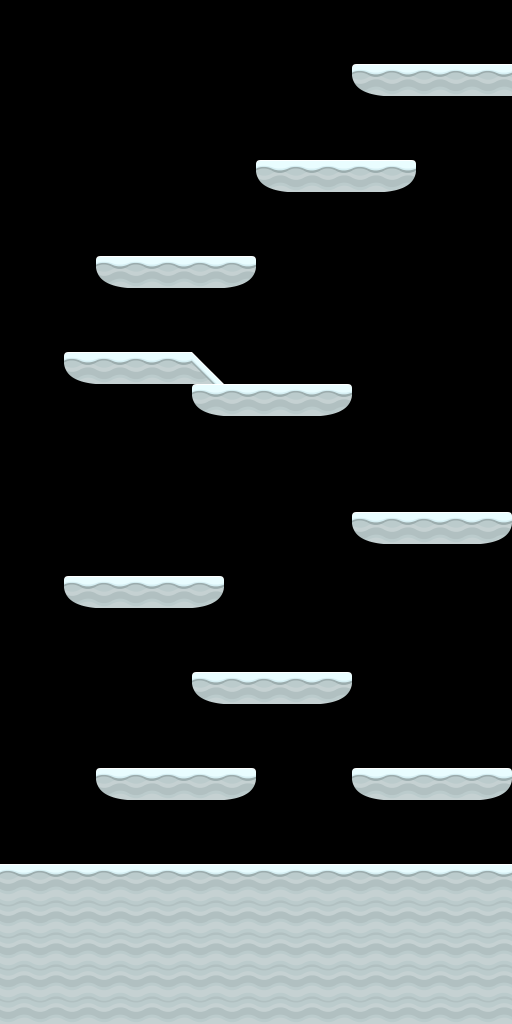

A 2D game scene composited from a Tiled map and its tileset images. What follows is a short description and the map's XML, with every tile layer's data as written:
An orthogonal 16x32 tile map with 32x32 px tiles, 2 tile layers (Background, Foreground) and 15 objects (Start, End, Size).

<map version="1.10" tiledversion="1.11.2" orientation="orthogonal" renderorder="right-down" width="16" height="32" tilewidth="32" tileheight="32" infinite="0" nextlayerid="6" nextobjectid="19">
 <tileset firstgid="1" name="Ground" tilewidth="32" tileheight="32" tilecount="128" columns="8">
  <image source="../../Art/Kenney/Platformer Pack Redux (360 assets)/Spritesheets/spritesheet_ground_32px.png" width="256" height="512" />
 </tileset>
 <layer id="1" name="Background" width="16" height="32">
  <data encoding="csv">
0,0,0,0,0,0,0,0,0,0,0,0,0,0,0,0,
0,0,0,0,0,0,0,0,0,0,0,0,0,0,0,0,
0,0,0,0,0,0,0,0,0,0,0,0,0,0,0,0,
0,0,0,0,0,0,0,0,0,0,0,0,0,0,0,0,
0,0,0,0,0,0,0,0,0,0,0,0,0,0,0,0,
0,0,0,0,0,0,0,0,0,0,0,0,0,0,0,0,
0,0,0,0,0,0,0,0,0,0,0,0,0,0,0,0,
0,0,0,0,0,0,0,0,0,0,0,0,0,0,0,0,
0,0,0,0,0,0,0,0,0,0,0,0,0,0,0,0,
0,0,0,0,0,0,0,0,0,0,0,0,0,0,0,0,
0,0,0,0,0,0,0,0,0,0,0,0,0,0,0,0,
0,0,0,0,0,0,0,0,0,0,0,0,0,0,0,0,
0,0,0,0,0,0,0,0,0,0,0,0,0,0,0,0,
0,0,0,0,0,0,0,0,0,0,0,0,0,0,0,0,
0,0,0,0,0,0,0,0,0,0,0,0,0,0,0,0,
0,0,0,0,0,0,0,0,0,0,0,0,0,0,0,0,
0,0,0,0,0,0,0,0,0,0,0,0,0,0,0,0,
0,0,0,0,0,0,0,0,0,0,0,0,0,0,0,0,
0,0,0,0,0,0,0,0,0,0,0,0,0,0,0,0,
0,0,0,0,0,0,0,0,0,0,0,0,0,0,0,0,
0,0,0,0,0,0,0,0,0,0,0,0,0,0,0,0,
0,0,0,0,0,0,0,0,0,0,0,0,0,0,0,0,
0,0,0,0,0,0,0,0,0,0,0,0,0,0,0,0,
0,0,0,0,0,0,0,0,0,0,0,0,0,0,0,0,
0,0,0,0,0,0,0,0,0,0,0,0,0,0,0,0,
0,0,0,0,0,0,0,0,0,0,0,0,0,0,0,0,
0,0,0,0,0,0,0,0,0,0,0,0,0,0,0,0,
0,0,0,0,0,0,0,0,0,0,0,0,0,0,0,0,
0,0,0,0,0,0,0,0,0,0,0,0,0,0,0,0,
0,0,0,0,0,0,0,0,0,0,0,0,0,0,0,0,
0,0,0,0,0,0,0,0,0,0,0,0,0,0,0,0,
0,0,0,0,0,0,0,0,0,0,0,0,0,0,0,0
</data>
 </layer>
 <layer id="2" name="Foreground" width="16" height="32">
  <data encoding="csv">
0,0,0,0,0,0,0,0,0,0,0,0,0,0,0,0,
0,0,0,0,0,0,0,0,0,0,0,0,0,0,0,0,
0,0,0,0,0,0,0,0,0,0,0,21,60,60,60,60,
0,0,0,0,0,0,0,0,0,0,0,0,0,0,0,0,
0,0,0,0,0,0,0,0,0,0,0,0,0,0,0,0,
0,0,0,0,0,0,0,0,21,60,60,60,13,0,0,0,
0,0,0,0,0,0,0,0,0,0,0,0,0,0,0,0,
0,0,0,0,0,0,0,0,0,0,0,0,0,0,0,0,
0,0,0,21,60,60,60,13,0,0,0,0,0,0,0,0,
0,0,0,0,0,0,0,0,0,0,0,0,0,0,0,0,
0,0,0,0,0,0,0,0,0,0,0,0,0,0,0,0,
0,0,21,60,60,60,84,0,0,0,0,0,0,0,0,0,
0,0,0,0,0,0,21,60,60,60,13,0,0,0,0,0,
0,0,0,0,0,0,0,0,0,0,0,0,0,0,0,0,
0,0,0,0,0,0,0,0,0,0,0,0,0,0,0,0,
0,0,0,0,0,0,0,0,0,0,0,0,0,0,0,0,
0,0,0,0,0,0,0,0,0,0,0,21,60,60,60,13,
0,0,0,0,0,0,0,0,0,0,0,0,0,0,0,0,
0,0,21,60,60,60,13,0,0,0,0,0,0,0,0,0,
0,0,0,0,0,0,0,0,0,0,0,0,0,0,0,0,
0,0,0,0,0,0,0,0,0,0,0,0,0,0,0,0,
0,0,0,0,0,0,21,60,60,60,13,0,0,0,0,0,
0,0,0,0,0,0,0,0,0,0,0,0,0,0,0,0,
0,0,0,0,0,0,0,0,0,0,0,0,0,0,0,0,
0,0,0,21,60,60,60,13,0,0,0,21,60,60,60,13,
0,0,0,0,0,0,0,0,0,0,0,0,0,0,0,0,
0,0,0,0,0,0,0,0,0,0,0,0,0,0,0,0,
60,60,60,60,60,60,60,60,60,60,60,60,60,60,60,60,
53,53,53,53,53,53,53,53,53,53,53,53,53,53,53,53,
53,53,53,53,53,53,53,53,53,53,53,53,53,53,53,53,
53,53,53,53,53,53,53,53,53,53,53,53,53,53,53,53,
53,53,53,53,53,53,53,53,53,53,53,53,53,53,53,53
</data>
 </layer>
 <group id="3" name="Objects" visible="0">
  <objectgroup id="4" name="ground_Collision">
   <object id="7" x="0" y="864" width="512" height="160" />
   <object id="8" x="352" y="768" width="160" height="32" />
   <object id="9" x="96" y="768" width="160" height="32" />
   <object id="10" x="192" y="672" width="160" height="32" />
   <object id="11" x="64" y="576" width="160" height="32" />
   <object id="12" x="352" y="512" width="160" height="32" />
   <object id="13" x="64" y="352" width="128" height="32" />
   <object id="14" x="192" y="384" width="160" height="32" />
   <object id="15" x="96" y="256" width="160" height="32" />
   <object id="16" x="256" y="160" width="160" height="32" />
   <object id="17" x="352" y="64" width="160" height="32" />
   <object id="18" x="192" y="352">
    <polygon points="0,0 32,32 0,32" />
   </object>
  </objectgroup>
  <objectgroup id="5" name="Markers">
   <object id="1" name="Start" x="0" y="864" width="32" height="32" />
   <object id="2" name="End" x="480" y="64" width="32" height="32" />
   <object id="3" name="Size" x="512" y="1024" width="32" height="32" />
  </objectgroup>
 </group>
</map>
